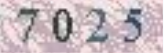
#> input picture ylspideraction/chapter08/img/7025.png, 164 x 53 px
$ python _004shibie2.py
#> lines starting #> are read from the running program, lines starting #| are printed output that depends on the picture; after the words box and inside, x2 and y2 are one past the last pixel; in counts of white or black regions, pixels touching at a corner belong together
"""
识别验证码（正确例子，二值化）

7039能识别，7025能识别
"""

from PIL import Image
from pytesser3 import image_to_string

# 打开图片
image = Image.open('img/7025.png') # 载入图片
#> image is the input picture: PIL image 164x53 RGBA; mean R, G, B, A 197, 183.1, 188.4, 255

# 将图片黑白花
image = image.convert('L')
#> image: PIL image 164x53 L

# 这段代码应该是二值化
threshold = 140
table = []
for i in range(256):
    if i < threshold:
        table.append(0)
    else:
        table.append(1)
img_out = image.point(table, '1')
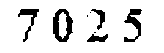
#> img_out: PIL image 164x53 1; 88.3% white; 8 black regions (3 under 20 px), largest, box (x1, y1, x2, y2) and area: (53, 9, 73, 42) 345, (124, 9, 142, 42) 256, (18, 9, 39, 42) 197, (91, 9, 105, 30) 108, (87, 34, 108, 42) 108

# img_out.show()

# 识别图片
#> (the run stopped early here; a loop or call above may not have finished)

$ run again, with ylspideraction/chapter08/img/7039.png copied over ylspideraction/chapter08/img/7025.png
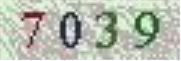
#> input picture ylspideraction/chapter08/img/7039.png, 181 x 61 px
#> image is the input picture: PIL image 181x61 RGBA; mean R, G, B, A 182.9, 188.7, 174.9, 255
#> `image = image.convert('L')`:
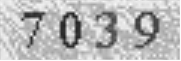
#> image: PIL image 181x61 L; min 28, max 253, mean 185.4
#> `img_out = image.point(table, '1')`:
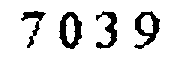
#> img_out: PIL image 181x61 1; 87% white; 4 black regions, box (x1, y1, x2, y2) and area: (59, 12, 82, 49) 445, (134, 11, 160, 49) 405, (96, 11, 117, 49) 337, (21, 11, 46, 48) 253
